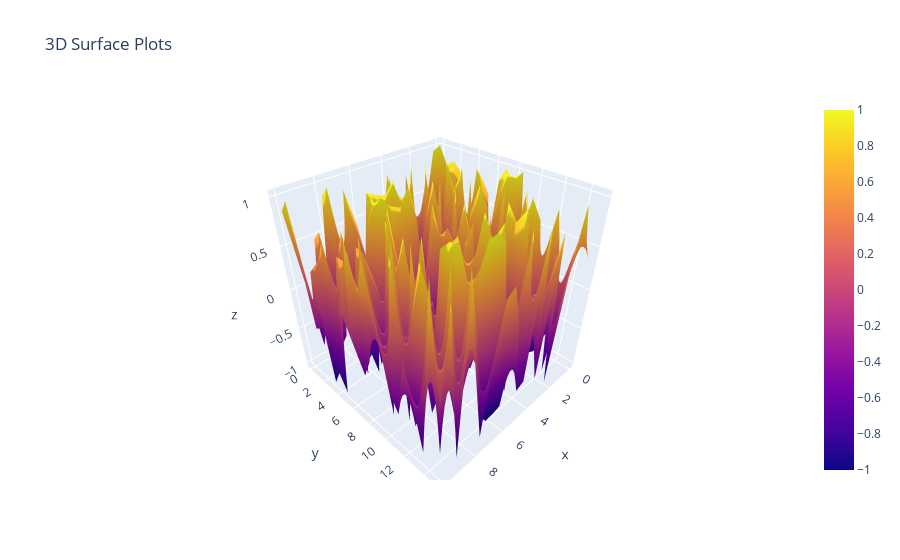

This figure's notebook cell:
### Code cell
# FOR surface plots
X,Y= np.meshgrid(np.linspace(0,10,20),np.linspace(0,15,20))
Z=np.cos(X**2+Y**2)

trace=go.Surface(x=X,y=Y,z=Z)
Layout=go.Layout(title="3D Surface Plots")
fig=go.Figure(data=[trace],layout=Layout)
fig.show()

### Figure 1 — Plotly figure (JSON) as saved in the notebook; plotly's stock layout.template omitted (floating-point values rounded to 4 significant figures; data arrays with more than 128 entries replaced by an {"elided": "..."} marker saying what was removed)
{"data": [{"type": "surface", "x": {"elided": "20x20 float values"}, "y": {"elided": "20x20 float values"}, "z": {"elided": "20x20 float values"}}], "layout": {"title": {"text": "3D Surface Plots"}}}
